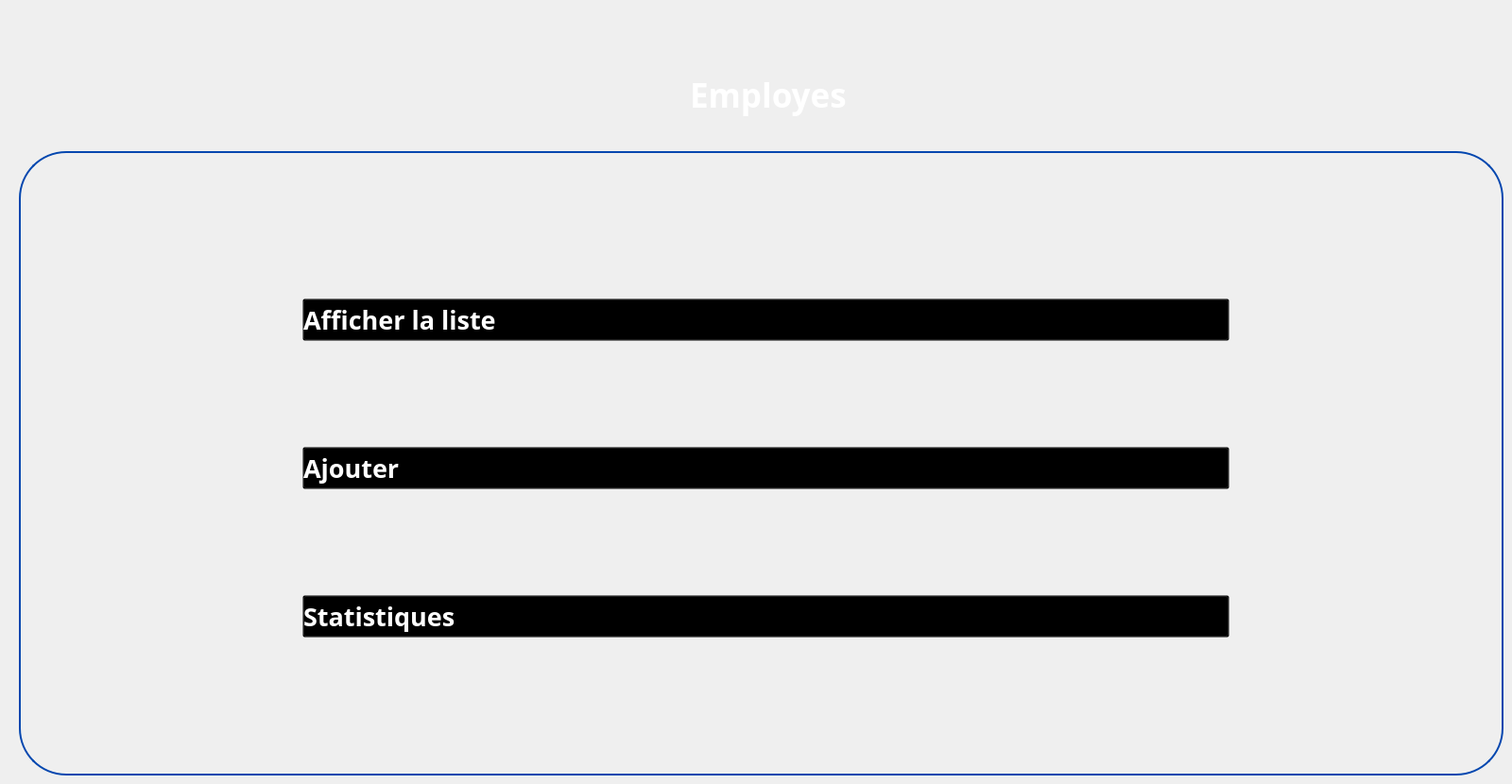
   <widget class="QWidget" name="employe">
    <widget class="QLabel" name="label_31">
     <property name="geometry">
      <rect>
       <x>330</x>
       <y>-10</y>
       <width>181</width>
       <height>161</height>
      </rect>
     </property>
     <property name="styleSheet">
      <string notr="true">background:transparent;</string>
     </property>
     <property name="text">
      <string/>
     </property>
     <property name="pixmap">
      <pixmap>:/Downloads/wetransfer_icons_2024-02-06_1419/icons/employees.png</pixmap>
     </property>
     <property name="scaledContents">
      <bool>true</bool>
     </property>
    </widget>
    <widget class="QGroupBox" name="groupBox_49">
     <property name="geometry">
      <rect>
       <x>20</x>
       <y>160</y>
       <width>1571</width>
       <height>661</height>
      </rect>
     </property>
     <property name="styleSheet">
      <string notr="true">QGroupBox {
	border-radius:50px;
    border: 2px solid #0447AF; /* Red border */
}
</string>
     </property>
     <property name="title">
      <string/>
     </property>
     <widget class="QLabel" name="label_159">
      <property name="geometry">
       <rect>
        <x>190</x>
        <y>30</y>
        <width>51</width>
        <height>51</height>
       </rect>
      </property>
      <property name="text">
       <string/>
      </property>
      <property name="pixmap">
       <pixmap>../../Downloads/wetransfer_gestion-de-formations_2024-02-16_1550/icons/client.png</pixmap>
      </property>
      <property name="scaledContents">
       <bool>true</bool>
      </property>
     </widget>
     <widget class="QWidget" name="horizontalLayoutWidget_24">
      <property name="geometry">
       <rect>
        <x>300</x>
        <y>50</y>
        <width>981</width>
        <height>571</height>
       </rect>
      </property>
      <layout class="QVBoxLayout" name="verticalLayout_3">
       <item>
        <widget class="QPushButton" name="pushButton_150">
         <property name="font">
          <font>
           <family>Gill Sans MT</family>
           <pointsize>20</pointsize>
           <weight>75</weight>
           <bold>true</bold>
          </font>
         </property>
         <property name="styleSheet">
          <string notr="true">QPushButton:hover {
    color: blue;
    background: transparent;
}

QPushButton {
    text-align: left;
    background: transparent;
    color: rgb(255,255,255);
}
</string>
         </property>
         <property name="text">
          <string>Afficher la liste</string>
         </property>
         <property name="icon">
          <iconset>
           <normaloff>../../Downloads/wetransfer_icons_2024-02-06_1419/icons/liste-de-controle.png</normaloff>../../Downloads/wetransfer_icons_2024-02-06_1419/icons/liste-de-controle.png</iconset>
         </property>
         <property name="iconSize">
          <size>
           <width>50</width>
           <height>46</height>
          </size>
         </property>
        </widget>
       </item>
       <item>
        <widget class="QPushButton" name="pushButton_151">
         <property name="font">
          <font>
           <family>Gill Sans MT</family>
           <pointsize>20</pointsize>
           <weight>75</weight>
           <bold>true</bold>
          </font>
         </property>
         <property name="styleSheet">
          <string notr="true">QPushButton:hover {
    color: blue;
    background: transparent;
}

QPushButton {
    text-align: left;
    background: transparent;
    color: rgb(255,255,255);
}
</string>
         </property>
         <property name="text">
          <string>Ajouter </string>
         </property>
         <property name="icon">
          <iconset>
           <normaloff>../../Downloads/wetransfer_icons_2024-02-06_1419/icons/image (3).png</normaloff>../../Downloads/wetransfer_icons_2024-02-06_1419/icons/image (3).png</iconset>
         </property>
         <property name="iconSize">
          <size>
           <width>50</width>
           <height>46</height>
          </size>
         </property>
        </widget>
       </item>
       <item>
        <widget class="QPushButton" name="pushButton_152">
         <property name="font">
          <font>
           <family>Gill Sans MT</family>
           <pointsize>20</pointsize>
           <weight>75</weight>
           <bold>true</bold>
          </font>
         </property>
         <property name="styleSheet">
          <string notr="true">QPushButton:hover {
    color: blue;
    background: transparent;
}

QPushButton {
    text-align: left;
    background: transparent;
    color: rgb(255,255,255);
}

</string>
         </property>
         <property name="text">
          <string>Statistiques</string>
         </property>
         <property name="icon">
          <iconset>
           <normaloff>../../Downloads/wetransfer_icons_2024-02-06_1419/icons/image (2).png</normaloff>../../Downloads/wetransfer_icons_2024-02-06_1419/icons/image (2).png</iconset>
         </property>
         <property name="iconSize">
          <size>
           <width>50</width>
           <height>46</height>
          </size>
         </property>
        </widget>
       </item>
      </layout>
     </widget>
    </widget>
    <widget class="QLabel" name="label_60">
     <property name="geometry">
      <rect>
       <x>730</x>
       <y>70</y>
       <width>441</width>
       <height>61</height>
      </rect>
     </property>
     <property name="font">
      <font>
       <family>Plus Jakarta Sans</family>
       <pointsize>26</pointsize>
       <weight>75</weight>
       <bold>true</bold>
      </font>
     </property>
     <property name="styleSheet">
      <string notr="true">color:white;
    background: transparent;
</string>
     </property>
     <property name="text">
      <string>Employes</string>
     </property>
    </widget>
   </widget>
